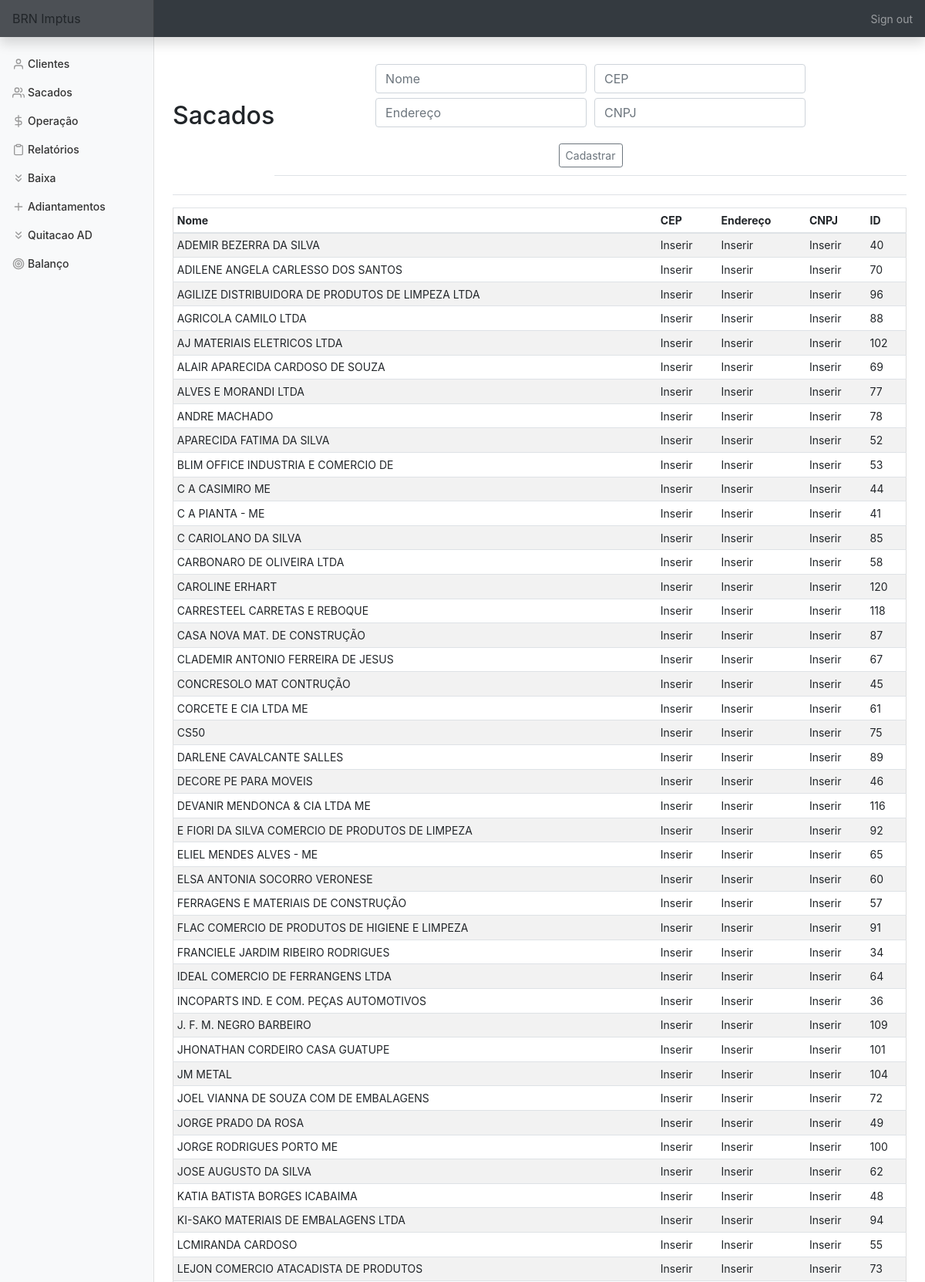
The page /sacados (signed in, upper part) on the database its author committed.
### tables this page shows
CREATE TABLE sacados (id INTEGER PRIMARY KEY AUTOINCREMENT NOT NULL,
						nome TEXT NOT NULL,
						cep TEXT NOT NULL,
						endereço TEXT NOT NULL, cnpj TEXT);

### app.py (the view, shortened to what this page needs)
@app.route('/sacados', methods=['GET', 'POST'])
@login_required
def sacados():
    con = sqlite3.connect(DATABASE)
    con.row_factory = sqlite3.Row
    cur = con.cursor()
    if request.method == 'GET':
        rows = cur.execute('SELECT * FROM sacados ORDER BY nome')
        rows = cur.fetchall()
        return render_template('sacados.html', rows=rows)

### app.py (called while the page is built)
@app.after_request
def after_request(response):
    response.headers["Cache-Control"] = "no-cache, no-store, must-revalidate"
    response.headers["Expires"] = 0
    response.headers["Pragma"] = "no-cache"
    return response

### helper.py (called while the page is built)
def login_required(f):
    @wraps(f)
    def decorated_function(*args, **kwargs):
        if session.get("user_id") is None:
            return redirect("/login")
        return f(*args, **kwargs)
    return decorated_function

### templates/sacados.html (shortened to what this page needs)
{% extends "layout.html" %}
{% block main %}
    <div class='d-flex justify-content-between flex-warp flex-md-nowrap align-items-center pt-3 pb-2 mb-3 border-bottom'>
        <h1 class='h2'>Sacados</h1>
        <div class='d-flex justify-content-between flex-warp flex-md-nowrap align-items-center pt-3 pb-2 mb-3 border-bottom'>
            <form action='sacados' method='POST'>
                <div class='form-group'>
                    <input name='nome' autofocus class='form-control' placeholder='Nome' type='text' required title='Insira o nome/razão social do sacado' alt='Insira o nome/razão social do sacado'>
                    <input name='cep' autofocus class='form-control' placeholder='CEP' type='number' title='Insira o cep do sacado' alt='Insira o cep do sacado'>
                    <input name='endereco' autofocus class='form-control' placeholder='Endereço' type='text' title='Insira o endereço do sacado' alt='Insira o endereço do sacado'>
                    <input name='cnpj' autofocus class='form-control' placeholder='CNPJ' type='text' title='Insira o cpf/cnpj do sacado' alt='Insira o cpf/cnpj do sacado'>
                </div>
                <button type='submit' class='btn btn-sm btn-outline-secondary'>Cadastrar</button>
            </form>
        </div>
    </div>
    <div class='table-responsive'>
        <table class='table table-striped table-sm'>
            <thead>
                <tr>
                    <th>Nome</th>
                    <th>CEP</th>
                    <th>Endereço</th>
                    <th>CNPJ</th>
                    <th>ID</th>
                </tr>
            </thead>
            <tbody>
                {% for row in rows %}
                    <tr>
                        <td>{{ row['nome'] }}</td>
                        <td>{{ row['cep'] }}</td>
                        <td>{{ row['endereço'] }}</td>
                        <td>{{ row['cnpj'] }}</td>
                        <td>{{ row['id'] }}</td>
                    </tr>
                {% endfor %}
            </tbody>
        </table>
    </div>
{% endblock %}

### static/styles.css (style rules this page uses)
main .form-control { display: inline-block; width: auto; margin: 3px; }
main table { text-align: left; border-collapse: collapse; border-spacing: 0; width: 100%; border: 1px solid #ddd; }
main table td, th { text-align: left; padding: 16px; }
button { margin: 2px; }
body { font-size: .875rem; height:100%; }

### rows shown on the page
sacados: nome "ADEMIR BEZERRA DA SILVA", cep "Inserir", endereço "Inserir", cnpj "Inserir", id "40"
sacados: nome "ADILENE ANGELA CARLESSO DOS SANTOS", cep "Inserir", endereço "Inserir", cnpj "Inserir", id "70"
sacados: nome "AGILIZE DISTRIBUIDORA DE PRODUTOS DE LIMPEZA LTDA", cep "Inserir", endereço "Inserir", cnpj "Inserir", id "96"
sacados: nome "AGRICOLA CAMILO LTDA", cep "Inserir", endereço "Inserir", cnpj "Inserir", id "88"
sacados: nome "AJ MATERIAIS ELETRICOS LTDA", cep "Inserir", endereço "Inserir", cnpj "Inserir", id "102"
sacados: nome "ALAIR APARECIDA CARDOSO DE SOUZA", cep "Inserir", endereço "Inserir", cnpj "Inserir", id "69"
sacados: nome "ALVES E MORANDI LTDA", cep "Inserir", endereço "Inserir", cnpj "Inserir", id "77"
sacados: nome "ANDRE MACHADO", cep "Inserir", endereço "Inserir", cnpj "Inserir", id "78"
sacados: nome "APARECIDA FATIMA DA SILVA", cep "Inserir", endereço "Inserir", cnpj "Inserir", id "52"
sacados: nome "BLIM OFFICE INDUSTRIA E COMERCIO DE", cep "Inserir", endereço "Inserir", cnpj "Inserir", id "53"
sacados: nome "C A CASIMIRO ME", cep "Inserir", endereço "Inserir", cnpj "Inserir", id "44"
sacados: nome "C A PIANTA - ME", cep "Inserir", endereço "Inserir", cnpj "Inserir", id "41"
sacados: nome "C CARIOLANO DA SILVA", cep "Inserir", endereço "Inserir", cnpj "Inserir", id "85"
sacados: nome "CARBONARO DE OLIVEIRA LTDA", cep "Inserir", endereço "Inserir", cnpj "Inserir", id "58"
sacados: nome "CAROLINE ERHART", cep "Inserir", endereço "Inserir", cnpj "Inserir", id "120"
sacados: nome "CARRESTEEL CARRETAS E REBOQUE", cep "Inserir", endereço "Inserir", cnpj "Inserir", id "118"
sacados: nome "CASA NOVA MAT. DE CONSTRUÇÃO", cep "Inserir", endereço "Inserir", cnpj "Inserir", id "87"
sacados: nome "CLADEMIR ANTONIO FERREIRA DE JESUS", cep "Inserir", endereço "Inserir", cnpj "Inserir", id "67"
sacados: nome "CONCRESOLO MAT CONTRUÇÃO", cep "Inserir", endereço "Inserir", cnpj "Inserir", id "45"
sacados: nome "CORCETE E CIA LTDA ME", cep "Inserir", endereço "Inserir", cnpj "Inserir", id "61"
sacados: nome "CS50", cep "Inserir", endereço "Inserir", cnpj "Inserir", id "75"
sacados: nome "DARLENE CAVALCANTE SALLES", cep "Inserir", endereço "Inserir", cnpj "Inserir", id "89"
sacados: nome "DECORE PE PARA MOVEIS", cep "Inserir", endereço "Inserir", cnpj "Inserir", id "46"
sacados: nome "DEVANIR MENDONCA & CIA LTDA ME", cep "Inserir", endereço "Inserir", cnpj "Inserir", id "116"
sacados: nome "E FIORI DA SILVA COMERCIO DE PRODUTOS DE LIMPEZA", cep "Inserir", endereço "Inserir", cnpj "Inserir", id "92"
sacados: nome "ELIEL MENDES ALVES - ME", cep "Inserir", endereço "Inserir", cnpj "Inserir", id "65"
sacados: nome "ELSA ANTONIA SOCORRO VERONESE", cep "Inserir", endereço "Inserir", cnpj "Inserir", id "60"
sacados: nome "FERRAGENS E MATERIAIS DE CONSTRUÇÃO", cep "Inserir", endereço "Inserir", cnpj "Inserir", id "57"
sacados: nome "FLAC COMERCIO DE PRODUTOS DE HIGIENE E LIMPEZA", cep "Inserir", endereço "Inserir", cnpj "Inserir", id "91"
sacados: nome "FRANCIELE JARDIM RIBEIRO RODRIGUES", cep "Inserir", endereço "Inserir", cnpj "Inserir", id "34"
sacados: nome "IDEAL COMERCIO DE FERRANGENS LTDA", cep "Inserir", endereço "Inserir", cnpj "Inserir", id "64"
sacados: nome "INCOPARTS IND. E COM. PEÇAS AUTOMOTIVOS", cep "Inserir", endereço "Inserir", cnpj "Inserir", id "36"
sacados: nome "J. F. M. NEGRO BARBEIRO", cep "Inserir", endereço "Inserir", cnpj "Inserir", id "109"
sacados: nome "JHONATHAN CORDEIRO CASA GUATUPE", cep "Inserir", endereço "Inserir", cnpj "Inserir", id "101"
sacados: nome "JM METAL", cep "Inserir", endereço "Inserir", cnpj "Inserir", id "104"
sacados: nome "JOEL VIANNA DE SOUZA COM DE EMBALAGENS", cep "Inserir", endereço "Inserir", cnpj "Inserir", id "72"
sacados: nome "JORGE PRADO DA ROSA", cep "Inserir", endereço "Inserir", cnpj "Inserir", id "49"
sacados: nome "JORGE RODRIGUES PORTO ME", cep "Inserir", endereço "Inserir", cnpj "Inserir", id "100"
sacados: nome "JOSE AUGUSTO DA SILVA", cep "Inserir", endereço "Inserir", cnpj "Inserir", id "62"
sacados: nome "KATIA BATISTA BORGES ICABAIMA", cep "Inserir", endereço "Inserir", cnpj "Inserir", id "48"
sacados: nome "KI-SAKO MATERIAIS DE EMBALAGENS LTDA", cep "Inserir", endereço "Inserir", cnpj "Inserir", id "94"
sacados: nome "LCMIRANDA CARDOSO", cep "Inserir", endereço "Inserir", cnpj "Inserir", id "55"
sacados: nome "LEJON COMERCIO ATACADISTA DE PRODUTOS", cep "Inserir", endereço "Inserir", cnpj "Inserir", id "73"
